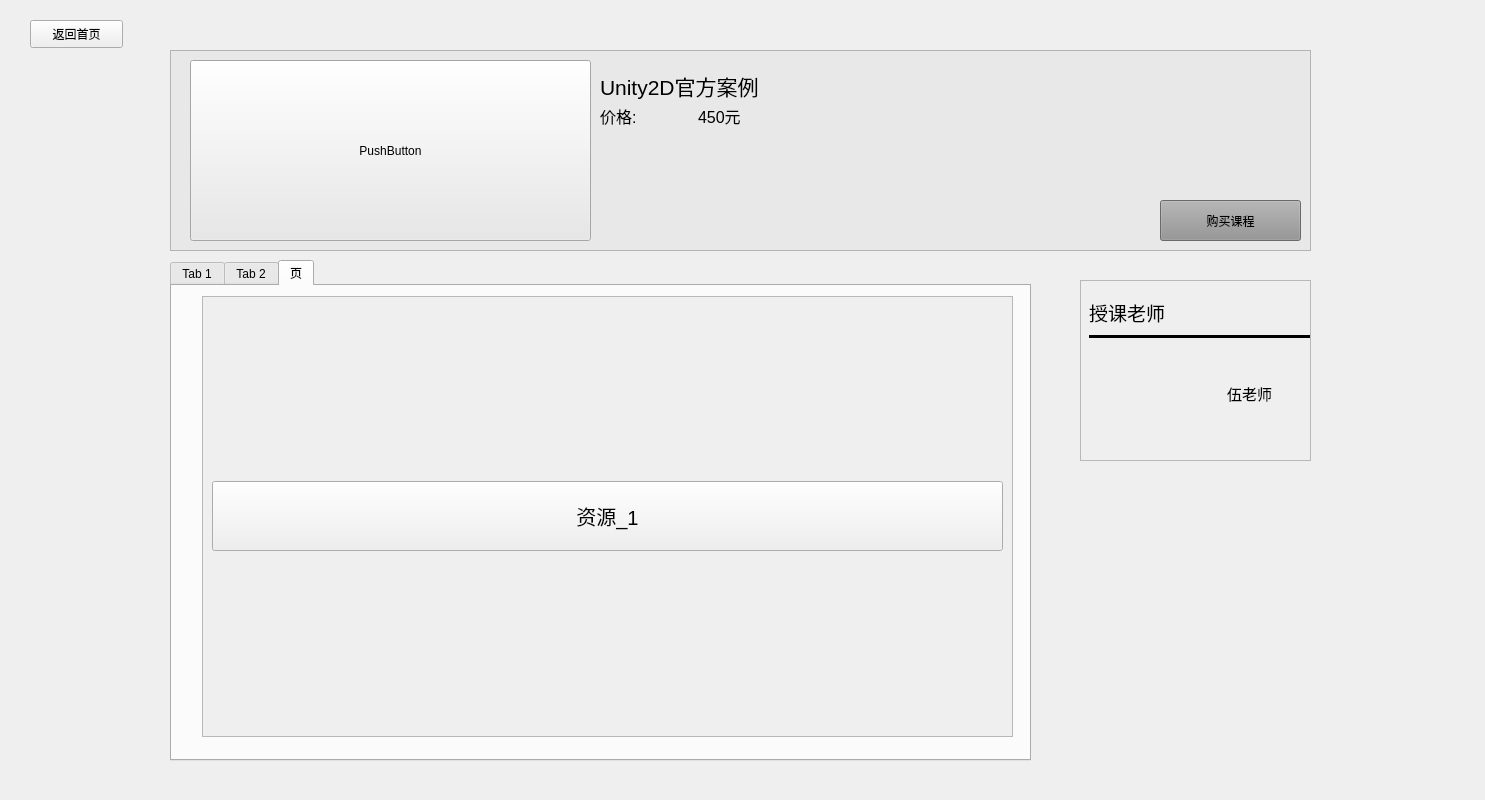
<?xml version="1.0" encoding="UTF-8"?>
<ui version="4.0">
 <class>Form</class>
 <widget class="QWidget" name="Form">
  <property name="geometry">
   <rect>
    <x>0</x>
    <y>0</y>
    <width>1485</width>
    <height>800</height>
   </rect>
  </property>
  <property name="minimumSize">
   <size>
    <width>1485</width>
    <height>800</height>
   </size>
  </property>
  <property name="maximumSize">
   <size>
    <width>1485</width>
    <height>800</height>
   </size>
  </property>
  <property name="windowTitle">
   <string>Form</string>
  </property>
  <widget class="QPushButton" name="back_Button">
   <property name="geometry">
    <rect>
     <x>30</x>
     <y>20</y>
     <width>93</width>
     <height>28</height>
    </rect>
   </property>
   <property name="text">
    <string>返回首页</string>
   </property>
  </widget>
  <widget class="QFrame" name="frame">
   <property name="geometry">
    <rect>
     <x>170</x>
     <y>50</y>
     <width>1141</width>
     <height>201</height>
    </rect>
   </property>
   <property name="styleSheet">
    <string notr="true">background-color: rgb(232, 232, 232);</string>
   </property>
   <property name="frameShape">
    <enum>QFrame::StyledPanel</enum>
   </property>
   <property name="frameShadow">
    <enum>QFrame::Raised</enum>
   </property>
   <widget class="QLabel" name="courseName_label">
    <property name="geometry">
     <rect>
      <x>430</x>
      <y>10</y>
      <width>211</width>
      <height>51</height>
     </rect>
    </property>
    <property name="font">
     <font>
      <pointsize>16</pointsize>
     </font>
    </property>
    <property name="text">
     <string>Unity2D官方案例</string>
    </property>
   </widget>
   <widget class="QPushButton" name="buyCourse_button">
    <property name="geometry">
     <rect>
      <x>990</x>
      <y>150</y>
      <width>141</width>
      <height>41</height>
     </rect>
    </property>
    <property name="styleSheet">
     <string notr="true">background-color: rgb(147, 147, 147);</string>
    </property>
    <property name="text">
     <string>购买课程</string>
    </property>
   </widget>
   <widget class="QWidget" name="horizontalLayoutWidget">
    <property name="geometry">
     <rect>
      <x>430</x>
      <y>50</y>
      <width>190</width>
      <height>31</height>
     </rect>
    </property>
    <layout class="QHBoxLayout" name="horizontalLayout">
     <item>
      <widget class="QLabel" name="label_3">
       <property name="font">
        <font>
         <pointsize>12</pointsize>
        </font>
       </property>
       <property name="text">
        <string>价格:</string>
       </property>
      </widget>
     </item>
     <item>
      <widget class="QLabel" name="coursePrice_label">
       <property name="font">
        <font>
         <pointsize>12</pointsize>
        </font>
       </property>
       <property name="text">
        <string>450元</string>
       </property>
      </widget>
     </item>
    </layout>
   </widget>
   <widget class="QPushButton" name="courseViedo_button">
    <property name="geometry">
     <rect>
      <x>20</x>
      <y>10</y>
      <width>401</width>
      <height>181</height>
     </rect>
    </property>
    <property name="text">
     <string>PushButton</string>
    </property>
   </widget>
  </widget>
  <widget class="QTabWidget" name="tabWidget">
   <property name="geometry">
    <rect>
     <x>170</x>
     <y>260</y>
     <width>861</width>
     <height>501</height>
    </rect>
   </property>
   <property name="currentIndex">
    <number>2</number>
   </property>
   <widget class="QWidget" name="intro_TabWidget">
    <property name="font">
     <font>
      <pointsize>9</pointsize>
     </font>
    </property>
    <attribute name="title">
     <string>Tab 1</string>
    </attribute>
    <widget class="QWidget" name="verticalLayoutWidget_2">
     <property name="geometry">
      <rect>
       <x>10</x>
       <y>240</y>
       <width>841</width>
       <height>221</height>
      </rect>
     </property>
     <layout class="QVBoxLayout" name="verticalLayout_4">
      <property name="spacing">
       <number>0</number>
      </property>
      <property name="sizeConstraint">
       <enum>QLayout::SetDefaultConstraint</enum>
      </property>
      <item>
       <widget class="QLabel" name="label_9">
        <property name="sizePolicy">
         <sizepolicy hsizetype="Preferred" vsizetype="Preferred">
          <horstretch>0</horstretch>
          <verstretch>0</verstretch>
         </sizepolicy>
        </property>
        <property name="maximumSize">
         <size>
          <width>1666</width>
          <height>100</height>
         </size>
        </property>
        <property name="font">
         <font>
          <pointsize>17</pointsize>
         </font>
        </property>
        <property name="text">
         <string>课程介绍</string>
        </property>
        <property name="alignment">
         <set>Qt::AlignCenter</set>
        </property>
       </widget>
      </item>
      <item>
       <widget class="Line" name="line_2">
        <property name="sizePolicy">
         <sizepolicy hsizetype="Preferred" vsizetype="Fixed">
          <horstretch>0</horstretch>
          <verstretch>0</verstretch>
         </sizepolicy>
        </property>
        <property name="frameShadow">
         <enum>QFrame::Plain</enum>
        </property>
        <property name="lineWidth">
         <number>1</number>
        </property>
        <property name="orientation">
         <enum>Qt::Horizontal</enum>
        </property>
       </widget>
      </item>
      <item>
       <spacer name="verticalSpacer">
        <property name="orientation">
         <enum>Qt::Vertical</enum>
        </property>
        <property name="sizeType">
         <enum>QSizePolicy::Fixed</enum>
        </property>
        <property name="sizeHint" stdset="0">
         <size>
          <width>20</width>
          <height>30</height>
         </size>
        </property>
       </spacer>
      </item>
      <item>
       <widget class="QLabel" name="label_10">
        <property name="sizePolicy">
         <sizepolicy hsizetype="Preferred" vsizetype="Preferred">
          <horstretch>0</horstretch>
          <verstretch>0</verstretch>
         </sizepolicy>
        </property>
        <property name="font">
         <font>
          <pointsize>11</pointsize>
         </font>
        </property>
        <property name="text">
         <string>      本套教学使用Unity2019轻量级渲染管线，针对手机制作合适的地形编辑流程，同样适合制作开放世界的扩展方案。使用到Substance Designer，Zbrush，Maya，PS来辅助完成模型贴图部分。材质部分将主要讲解水和互动草的Shader制作，利用GPU的特性来快速实例像赛尔达一样的草坪。使用Houdini来制作树的叶子，给物件做LOD。在整个案列中每一个物件都会讲到如何快速制作和优化，分享作为最终关卡的完成者如何和你的上下游进行沟通。</string>
        </property>
        <property name="scaledContents">
         <bool>false</bool>
        </property>
        <property name="alignment">
         <set>Qt::AlignLeading|Qt::AlignLeft|Qt::AlignTop</set>
        </property>
        <property name="wordWrap">
         <bool>true</bool>
        </property>
       </widget>
      </item>
     </layout>
    </widget>
    <widget class="QLabel" name="label_11">
     <property name="geometry">
      <rect>
       <x>20</x>
       <y>20</y>
       <width>821</width>
       <height>201</height>
      </rect>
     </property>
     <property name="sizePolicy">
      <sizepolicy hsizetype="Fixed" vsizetype="Fixed">
       <horstretch>0</horstretch>
       <verstretch>0</verstretch>
      </sizepolicy>
     </property>
     <property name="text">
      <string/>
     </property>
     <property name="pixmap">
      <pixmap>TestImage_1.png</pixmap>
     </property>
     <property name="scaledContents">
      <bool>true</bool>
     </property>
    </widget>
   </widget>
   <widget class="QWidget" name="comment_Tabwidget">
    <attribute name="title">
     <string>Tab 2</string>
    </attribute>
    <widget class="QLineEdit" name="comment_lineEdit">
     <property name="geometry">
      <rect>
       <x>530</x>
       <y>310</y>
       <width>321</width>
       <height>81</height>
      </rect>
     </property>
     <property name="text">
      <string>发送你的评论....</string>
     </property>
     <property name="alignment">
      <set>Qt::AlignLeading|Qt::AlignLeft|Qt::AlignTop</set>
     </property>
    </widget>
    <widget class="QPushButton" name="sendMessage_button">
     <property name="geometry">
      <rect>
       <x>740</x>
       <y>410</y>
       <width>111</width>
       <height>41</height>
      </rect>
     </property>
     <property name="text">
      <string>发送消息</string>
     </property>
    </widget>
    <widget class="QScrollArea" name="scrollArea">
     <property name="geometry">
      <rect>
       <x>10</x>
       <y>10</y>
       <width>491</width>
       <height>451</height>
      </rect>
     </property>
     <property name="widgetResizable">
      <bool>true</bool>
     </property>
     <widget class="QWidget" name="scrollAreaWidgetContents">
      <property name="geometry">
       <rect>
        <x>0</x>
        <y>0</y>
        <width>468</width>
        <height>697</height>
       </rect>
      </property>
      <layout class="QVBoxLayout" name="verticalLayout_3">
       <property name="spacing">
        <number>15</number>
       </property>
       <property name="sizeConstraint">
        <enum>QLayout::SetDefaultConstraint</enum>
       </property>
       <item>
        <widget class="QLabel" name="label">
         <property name="sizePolicy">
          <sizepolicy hsizetype="Fixed" vsizetype="Fixed">
           <horstretch>0</horstretch>
           <verstretch>0</verstretch>
          </sizepolicy>
         </property>
         <property name="minimumSize">
          <size>
           <width>446</width>
           <height>100</height>
          </size>
         </property>
         <property name="maximumSize">
          <size>
           <width>446</width>
           <height>100</height>
          </size>
         </property>
         <property name="text">
          <string/>
         </property>
         <property name="pixmap">
          <pixmap>TestImage_1.png</pixmap>
         </property>
         <property name="scaledContents">
          <bool>true</bool>
         </property>
        </widget>
       </item>
       <item>
        <widget class="QLabel" name="label_12">
         <property name="sizePolicy">
          <sizepolicy hsizetype="Fixed" vsizetype="Fixed">
           <horstretch>0</horstretch>
           <verstretch>0</verstretch>
          </sizepolicy>
         </property>
         <property name="minimumSize">
          <size>
           <width>446</width>
           <height>100</height>
          </size>
         </property>
         <property name="maximumSize">
          <size>
           <width>446</width>
           <height>100</height>
          </size>
         </property>
         <property name="text">
          <string/>
         </property>
         <property name="pixmap">
          <pixmap>TestImage_1.png</pixmap>
         </property>
         <property name="scaledContents">
          <bool>true</bool>
         </property>
        </widget>
       </item>
       <item>
        <widget class="QLabel" name="label_16">
         <property name="sizePolicy">
          <sizepolicy hsizetype="Fixed" vsizetype="Fixed">
           <horstretch>0</horstretch>
           <verstretch>0</verstretch>
          </sizepolicy>
         </property>
         <property name="minimumSize">
          <size>
           <width>446</width>
           <height>100</height>
          </size>
         </property>
         <property name="maximumSize">
          <size>
           <width>446</width>
           <height>100</height>
          </size>
         </property>
         <property name="text">
          <string/>
         </property>
         <property name="pixmap">
          <pixmap>TestImage_1.png</pixmap>
         </property>
         <property name="scaledContents">
          <bool>true</bool>
         </property>
        </widget>
       </item>
       <item>
        <widget class="QLabel" name="label_15">
         <property name="sizePolicy">
          <sizepolicy hsizetype="Fixed" vsizetype="Fixed">
           <horstretch>0</horstretch>
           <verstretch>0</verstretch>
          </sizepolicy>
         </property>
         <property name="minimumSize">
          <size>
           <width>446</width>
           <height>100</height>
          </size>
         </property>
         <property name="maximumSize">
          <size>
           <width>446</width>
           <height>100</height>
          </size>
         </property>
         <property name="text">
          <string/>
         </property>
         <property name="pixmap">
          <pixmap>TestImage_1.png</pixmap>
         </property>
         <property name="scaledContents">
          <bool>true</bool>
         </property>
        </widget>
       </item>
       <item>
        <widget class="QLabel" name="label_13">
         <property name="sizePolicy">
          <sizepolicy hsizetype="Fixed" vsizetype="Fixed">
           <horstretch>0</horstretch>
           <verstretch>0</verstretch>
          </sizepolicy>
         </property>
         <property name="minimumSize">
          <size>
           <width>446</width>
           <height>100</height>
          </size>
         </property>
         <property name="maximumSize">
          <size>
           <width>446</width>
           <height>100</height>
          </size>
         </property>
         <property name="text">
          <string/>
         </property>
         <property name="pixmap">
          <pixmap>TestImage_1.png</pixmap>
         </property>
         <property name="scaledContents">
          <bool>true</bool>
         </property>
        </widget>
       </item>
       <item>
        <widget class="QLabel" name="label_14">
         <property name="sizePolicy">
          <sizepolicy hsizetype="Fixed" vsizetype="Fixed">
           <horstretch>0</horstretch>
           <verstretch>0</verstretch>
          </sizepolicy>
         </property>
         <property name="minimumSize">
          <size>
           <width>446</width>
           <height>100</height>
          </size>
         </property>
         <property name="maximumSize">
          <size>
           <width>446</width>
           <height>100</height>
          </size>
         </property>
         <property name="text">
          <string/>
         </property>
         <property name="pixmap">
          <pixmap>TestImage_1.png</pixmap>
         </property>
         <property name="scaledContents">
          <bool>true</bool>
         </property>
        </widget>
       </item>
      </layout>
     </widget>
    </widget>
   </widget>
   <widget class="QWidget" name="source_Tabwidget">
    <attribute name="title">
     <string>页</string>
    </attribute>
    <widget class="QScrollArea" name="scrollArea_2">
     <property name="geometry">
      <rect>
       <x>30</x>
       <y>10</y>
       <width>811</width>
       <height>441</height>
      </rect>
     </property>
     <property name="widgetResizable">
      <bool>true</bool>
     </property>
     <widget class="QWidget" name="scrollAreaWidgetContents_2">
      <property name="geometry">
       <rect>
        <x>0</x>
        <y>0</y>
        <width>809</width>
        <height>439</height>
       </rect>
      </property>
      <layout class="QVBoxLayout" name="verticalLayout_5">
       <property name="spacing">
        <number>20</number>
       </property>
       <item>
        <widget class="QPushButton" name="pushButton">
         <property name="sizePolicy">
          <sizepolicy hsizetype="Preferred" vsizetype="Fixed">
           <horstretch>0</horstretch>
           <verstretch>0</verstretch>
          </sizepolicy>
         </property>
         <property name="minimumSize">
          <size>
           <width>0</width>
           <height>70</height>
          </size>
         </property>
         <property name="maximumSize">
          <size>
           <width>16777215</width>
           <height>70</height>
          </size>
         </property>
         <property name="font">
          <font>
           <pointsize>15</pointsize>
          </font>
         </property>
         <property name="text">
          <string>资源_1</string>
         </property>
         <property name="icon">
          <iconset>
           <normaloff>用户头像.jpg</normaloff>用户头像.jpg</iconset>
         </property>
         <property name="iconSize">
          <size>
           <width>45</width>
           <height>45</height>
          </size>
         </property>
        </widget>
       </item>
      </layout>
     </widget>
    </widget>
   </widget>
  </widget>
  <widget class="QFrame" name="frame_2">
   <property name="geometry">
    <rect>
     <x>1080</x>
     <y>280</y>
     <width>231</width>
     <height>181</height>
    </rect>
   </property>
   <property name="frameShape">
    <enum>QFrame::StyledPanel</enum>
   </property>
   <property name="frameShadow">
    <enum>QFrame::Raised</enum>
   </property>
   <widget class="QWidget" name="verticalLayoutWidget">
    <property name="geometry">
     <rect>
      <x>9</x>
      <y>9</y>
      <width>221</width>
      <height>154</height>
     </rect>
    </property>
    <layout class="QVBoxLayout" name="verticalLayout">
     <property name="spacing">
      <number>0</number>
     </property>
     <property name="sizeConstraint">
      <enum>QLayout::SetDefaultConstraint</enum>
     </property>
     <item>
      <widget class="QLabel" name="label_5">
       <property name="sizePolicy">
        <sizepolicy hsizetype="Preferred" vsizetype="Preferred">
         <horstretch>0</horstretch>
         <verstretch>0</verstretch>
        </sizepolicy>
       </property>
       <property name="font">
        <font>
         <pointsize>14</pointsize>
        </font>
       </property>
       <property name="text">
        <string>授课老师</string>
       </property>
      </widget>
     </item>
     <item>
      <widget class="Line" name="line">
       <property name="frameShadow">
        <enum>QFrame::Plain</enum>
       </property>
       <property name="lineWidth">
        <number>5</number>
       </property>
       <property name="midLineWidth">
        <number>5</number>
       </property>
       <property name="orientation">
        <enum>Qt::Horizontal</enum>
       </property>
      </widget>
     </item>
     <item>
      <layout class="QHBoxLayout" name="horizontalLayout_2">
       <property name="spacing">
        <number>0</number>
       </property>
       <property name="topMargin">
        <number>5</number>
       </property>
       <item>
        <widget class="QLabel" name="teacherImage_label">
         <property name="minimumSize">
          <size>
           <width>100</width>
           <height>100</height>
          </size>
         </property>
         <property name="maximumSize">
          <size>
           <width>100</width>
           <height>100</height>
          </size>
         </property>
         <property name="text">
          <string/>
         </property>
         <property name="pixmap">
          <pixmap>老师头像.jpg</pixmap>
         </property>
         <property name="scaledContents">
          <bool>true</bool>
         </property>
        </widget>
       </item>
       <item>
        <layout class="QVBoxLayout" name="verticalLayout_2">
         <property name="spacing">
          <number>0</number>
         </property>
         <item>
          <widget class="QLabel" name="teacherName_label">
           <property name="maximumSize">
            <size>
             <width>16666</width>
             <height>16666</height>
            </size>
           </property>
           <property name="font">
            <font>
             <pointsize>11</pointsize>
            </font>
           </property>
           <property name="text">
            <string>伍老师</string>
           </property>
           <property name="alignment">
            <set>Qt::AlignCenter</set>
           </property>
          </widget>
         </item>
        </layout>
       </item>
      </layout>
     </item>
    </layout>
   </widget>
  </widget>
 </widget>
 <resources/>
 <connections/>
</ui>
